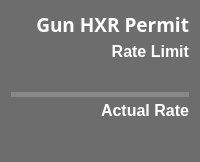
              <widget class="PyDMFrame" name="Device_GunH_Frame">
               <property name="minimumSize">
                <size>
                 <width>0</width>
                 <height>162</height>
                </size>
               </property>
               <property name="maximumSize">
                <size>
                 <width>250</width>
                 <height>162</height>
                </size>
               </property>
               <property name="toolTip">
                <string/>
               </property>
               <property name="styleSheet">
                <string notr="true">QFrame{
background-color: rgb(109, 109, 109);
border-bottom-left-radius: 15px;
border-bottom-right-radius: 15px;
border-top-left-radius: 15px;
border-top-right-radius: 15px;
}</string>
               </property>
               <property name="alarmSensitiveBorder" stdset="0">
                <bool>true</bool>
               </property>
               <property name="channel" stdset="0">
                <string>ca://IOC:BSY0:MP01:GUNHXR_RATE</string>
               </property>
               <layout class="QVBoxLayout" name="verticalLayout_17">
                <property name="spacing">
                 <number>0</number>
                </property>
                <item>
                 <widget class="PyDMLabel" name="Device_GunH_Title">
                  <property name="font">
                   <font>
                    <family>Sans Serif</family>
                    <pointsize>14</pointsize>
                    <weight>75</weight>
                    <italic>false</italic>
                    <bold>true</bold>
                    <strikeout>false</strikeout>
                    <kerning>true</kerning>
                   </font>
                  </property>
                  <property name="toolTip">
                   <string/>
                  </property>
                  <property name="styleSheet">
                   <string notr="true">border: 0px;
color: rgb(255, 255, 255);</string>
                  </property>
                  <property name="frameShape">
                   <enum>QFrame::StyledPanel</enum>
                  </property>
                  <property name="frameShadow">
                   <enum>QFrame::Plain</enum>
                  </property>
                  <property name="text">
                   <string>Gun HXR Permit</string>
                  </property>
                  <property name="alignment">
                   <set>Qt::AlignRight|Qt::AlignTrailing|Qt::AlignVCenter</set>
                  </property>
                 </widget>
                </item>
                <item>
                 <widget class="QLabel" name="Device_GunH_RL_Title">
                  <property name="font">
                   <font>
                    <pointsize>12</pointsize>
                    <weight>75</weight>
                    <bold>true</bold>
                   </font>
                  </property>
                  <property name="styleSheet">
                   <string notr="true">border: 0px;
color: rgb(255, 255, 255);</string>
                  </property>
                  <property name="text">
                   <string>Rate Limit</string>
                  </property>
                  <property name="alignment">
                   <set>Qt::AlignRight|Qt::AlignTrailing|Qt::AlignVCenter</set>
                  </property>
                 </widget>
                </item>
                <item>
                 <widget class="PyDMLabel" name="Device_GunH_RL_Num">
                  <property name="font">
                   <font>
                    <family>Sans Serif</family>
                    <pointsize>12</pointsize>
                    <weight>75</weight>
                    <italic>false</italic>
                    <bold>true</bold>
                   </font>
                  </property>
                  <property name="toolTip">
                   <string/>
                  </property>
                  <property name="styleSheet">
                   <string notr="true">border: 0px;</string>
                  </property>
                  <property name="alignment">
                   <set>Qt::AlignRight|Qt::AlignTrailing|Qt::AlignVCenter</set>
                  </property>
                  <property name="rules" stdset="0">
                   <string>[{&quot;name&quot;: &quot;Add Hz&quot;, &quot;property&quot;: &quot;Text&quot;, &quot;initial_value&quot;: &quot;&quot;, &quot;expression&quot;: &quot;str(ch[0]) + ' Hz'&quot;, &quot;channels&quot;: [{&quot;channel&quot;: &quot;ca://IOC:BSY0:MP01:GUNHXR_MEASRATE&quot;, &quot;trigger&quot;: true, &quot;use_enum&quot;: true}]}]</string>
                  </property>
                  <property name="showUnits" stdset="0">
                   <bool>true</bool>
                  </property>
                  <property name="alarmSensitiveContent" stdset="0">
                   <bool>false</bool>
                  </property>
                  <property name="alarmSensitiveBorder" stdset="0">
                   <bool>false</bool>
                  </property>
                 </widget>
                </item>
                <item>
                 <widget class="PyDMDrawingLine" name="Device_GunH_Line">
                  <property name="maximumSize">
                   <size>
                    <width>16777215</width>
                    <height>5</height>
                   </size>
                  </property>
                  <property name="toolTip">
                   <string/>
                  </property>
                  <property name="styleSheet">
                   <string notr="true">background-color: rgb(136, 136, 136);
</string>
                  </property>
                 </widget>
                </item>
                <item>
                 <widget class="PyDMLabel" name="Device_GunH_AR_Title">
                  <property name="font">
                   <font>
                    <pointsize>12</pointsize>
                    <weight>75</weight>
                    <bold>true</bold>
                   </font>
                  </property>
                  <property name="toolTip">
                   <string/>
                  </property>
                  <property name="styleSheet">
                   <string notr="true">border: 0px;
color: rgb(255, 255, 255);</string>
                  </property>
                  <property name="text">
                   <string>Actual Rate</string>
                  </property>
                  <property name="alignment">
                   <set>Qt::AlignRight|Qt::AlignTrailing|Qt::AlignVCenter</set>
                  </property>
                 </widget>
                </item>
                <item>
                 <widget class="PyDMLabel" name="Device_GunH_AR_Num">
                  <property name="font">
                   <font>
                    <family>Sans Serif</family>
                    <pointsize>15</pointsize>
                    <weight>75</weight>
                    <bold>true</bold>
                   </font>
                  </property>
                  <property name="toolTip">
                   <string/>
                  </property>
                  <property name="styleSheet">
                   <string notr="true">border: 0px;</string>
                  </property>
                  <property name="alignment">
                   <set>Qt::AlignRight|Qt::AlignTrailing|Qt::AlignVCenter</set>
                  </property>
                  <property name="showUnits" stdset="0">
                   <bool>true</bool>
                  </property>
                  <property name="alarmSensitiveContent" stdset="0">
                   <bool>true</bool>
                  </property>
                  <property name="alarmSensitiveBorder" stdset="0">
                   <bool>false</bool>
                  </property>
                  <property name="channel" stdset="0">
                   <string>ca://IOC:BSY0:MP01:GUNHXR_RATE</string>
                  </property>
                 </widget>
                </item>
               </layout>
              </widget>
